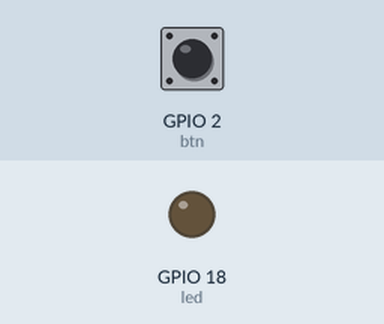
Recording of a program running on a simulated Raspberry Pi (BCM pin numbers). Parts: output pins drawn as LEDs (lit = HIGH). Inputs (shaded band) come from the test bench; at power-on: GPIO 2 (btn) HIGH.

Above: at 4.2 s.
4.3 s: GPIO 2 (btn) pulled LOW for 0.15 s
At 5.2 s:
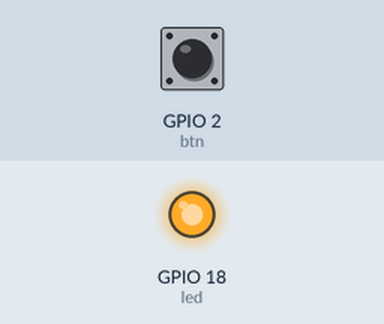
7.4 s: GPIO 2 (btn) pulled LOW for 1 s
Timing chart, 0 to 12.9 s (numbered marks = the images above; inputs shaded):
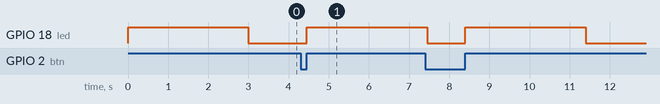

Measured:
- after the input at 4.3 s, GPIO 18 (led): LOW → HIGH after 0.15 s

The program:

LED2.py
```python
#含按鈕
import RPi.GPIO as GPIO
from time import sleep

GPIO.setmode(GPIO.BCM)

led = 18
GPIO.setup(led,GPIO.OUT)
btn = 2
GPIO.setup(btn,GPIO.IN)
pre = 0

while True:
    state = GPIO.input(btn)
    if((not pre) and state):
        GPIO.output(led, True)
        sleep(3)
        GPIO.output(led, False)
    pre = state
    sleep(0.05)
```
